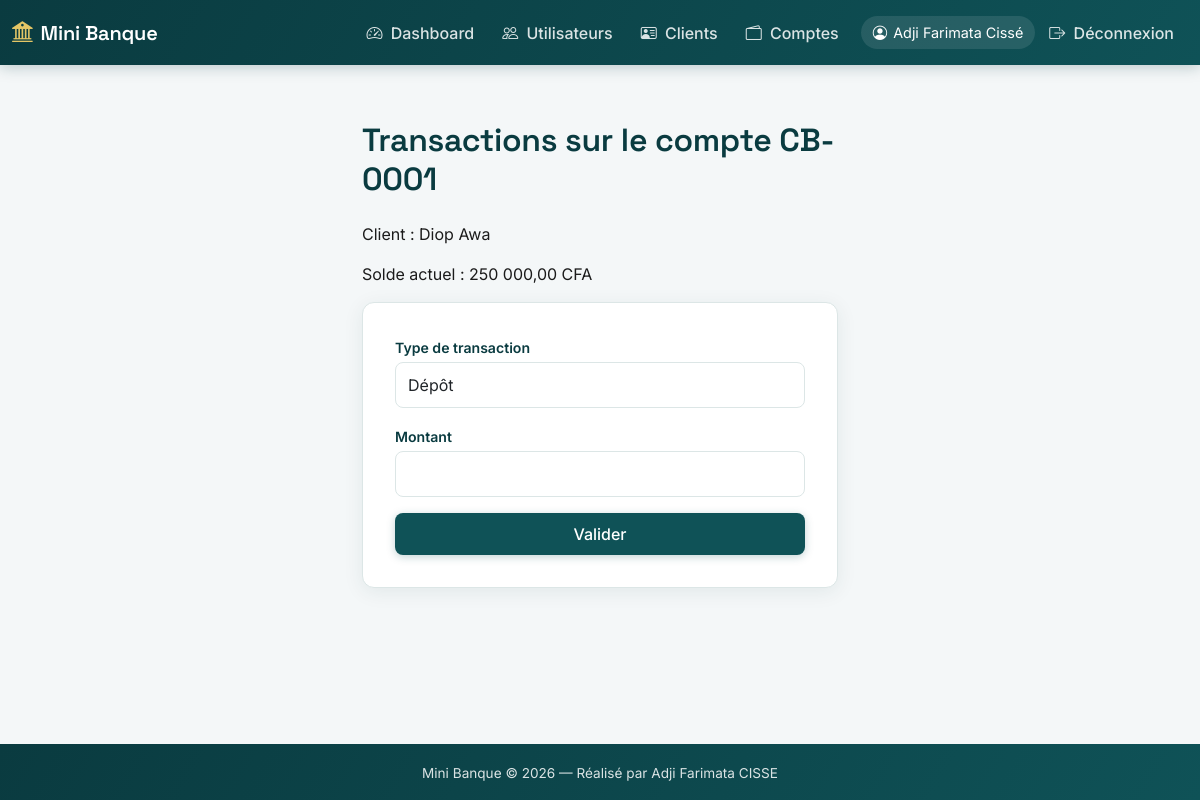
The app's page /TransactionCompte.php?id=1 (signed in) with its own data.
### tables this page shows
CREATE TABLE `comptes` (
  `id`          INT UNSIGNED NOT NULL AUTO_INCREMENT,
  `numero`      VARCHAR(30)  NOT NULL,
  `client_id`   INT UNSIGNED NOT NULL,
  `solde`       DECIMAL(14,2) NOT NULL DEFAULT 0,
  `created_at`  TIMESTAMP NOT NULL DEFAULT CURRENT_TIMESTAMP,
  PRIMARY KEY (`id`),
  UNIQUE KEY `uniq_numero` (`numero`),
  KEY `idx_client` (`client_id`),
  CONSTRAINT `fk_compte_client`
    FOREIGN KEY (`client_id`) REFERENCES `clients` (`id`)
    ON DELETE RESTRICT ON UPDATE CASCADE
);

CREATE TABLE `clients` (
  `id`          INT UNSIGNED NOT NULL AUTO_INCREMENT,
  `nom`         VARCHAR(100) NOT NULL,
  `prenom`      VARCHAR(100) NOT NULL,
  `telephone`   VARCHAR(30)  NOT NULL,
  `age`         TINYINT UNSIGNED NOT NULL,
  `created_at`  TIMESTAMP NOT NULL DEFAULT CURRENT_TIMESTAMP,
  PRIMARY KEY (`id`)
);

### TransactionCompte.php (the view, shortened to what this page needs)
<?php
include "db.php";
$id = $_GET['id'];
$stmt = $pdo->prepare("SELECT comptes.id, comptes.numero, comptes.solde, clients.nom, clients.prenom
                       FROM comptes
                       LEFT JOIN clients ON comptes.client_id = clients.id
                       WHERE comptes.id=:id");
$stmt->execute([':id'=>$id]);
$compte = $stmt->fetch(PDO::FETCH_ASSOC);
?>
<!DOCTYPE html>
<html lang="en">
<head>
    <link href="https://cdn.jsdelivr.net/npm/bootstrap@5.3.2/dist/css/bootstrap.min.css" rel="stylesheet">
    <link href="https://cdn.jsdelivr.net/npm/bootstrap-icons@1.11.1/font/bootstrap-icons.css" rel="stylesheet">
    <link rel="stylesheet" href="style.css">
</head>
<body>
    <?php include "navbar.php"; ?>
    <div class="container mt-5" style="max-width:500px;">
    <h2>Transactions sur le compte <?= $compte['numero']; ?></h2>
    <p>Client : <?= $compte['nom']." ".$compte['prenom']; ?></p>
    <p>Solde actuel : <?= number_format($compte['solde'],2,","," "); ?> CFA</p>
    <form method="post">
        <div class="mb-3">
            <label>Type de transaction</label>
            <select name="type" class="form-control" required>
                <option value="depot">Dépôt</option>
            </select>
        </div>
        <div class="mb-3">
            <label>Montant</label>
            <input type="number" step="0.01" name="montant" class="form-control" min="0.01" required>
        </div>
        <button type="submit" class="btn btn-purple w-100">Valider</button>
    </form>
</div>
<?php include "footer.php"; ?>
</body>
</html>

### style.css (style rules this page uses)
:root { --teal-dark: #0A3B40; --teal: #0F5257; --teal-tint: #E7F0EF; --gold: #C9A227; --gold-soft: #E4C666; --bg: #F4F7F8; --ink: #1B1B1B; --ink-soft: #5B6B6D; --line: #DCE6E6; --radius: 12px; --purple: var(--teal); --purple-dark: var(--teal-dark); }
* { box-sizing: border-box; }
body { background: var(--bg); color: var(--ink); font-family: 'Inter', sans-serif; min-height: 100vh; }
h1, h2, h3, h4, h5, .navbar-brand { font-family: 'Space Grotesk', sans-serif; font-weight: 600; letter-spacing: -0.01em; }
h2 { color: var(--teal-dark); margin-bottom: 24px; display: flex; align-items: center; gap: 10px; }
.btn-purple { background-color: var(--teal); color: #fff; border: none; border-radius: 8px; padding: 9px 18px; font-weight: 600; transition: all 0.2s ease; box-shadow: 0 2px 8px rgba(15, 82, 87, 0.25); }
.btn { border-radius: 8px; font-weight: 500; }
form { background: #fff; padding: 32px; border-radius: var(--radius); box-shadow: 0 4px 20px rgba(10, 59, 64, 0.08); border: 1px solid var(--line); }
label { font-weight: 600; font-size: 0.88rem; color: var(--teal-dark); margin-bottom: 4px; display: inline-block; }
.form-control, select.form-control { border-radius: 8px; border: 1px solid var(--line); padding: 10px 12px; }
.container { max-width: 1080px; }
.container.mt-5 { padding-top: 8px; padding-bottom: 60px; }
html, body { height: 100%; }
body { display: flex; flex-direction: column; }

### records on screen
comptes: numero "CB-0001", client.nom "Diop", client.prenom "Awa", solde "250 000,00"

### other values on screen
$_SESSION['user']['nom'] "Adji Farimata Cissé"
